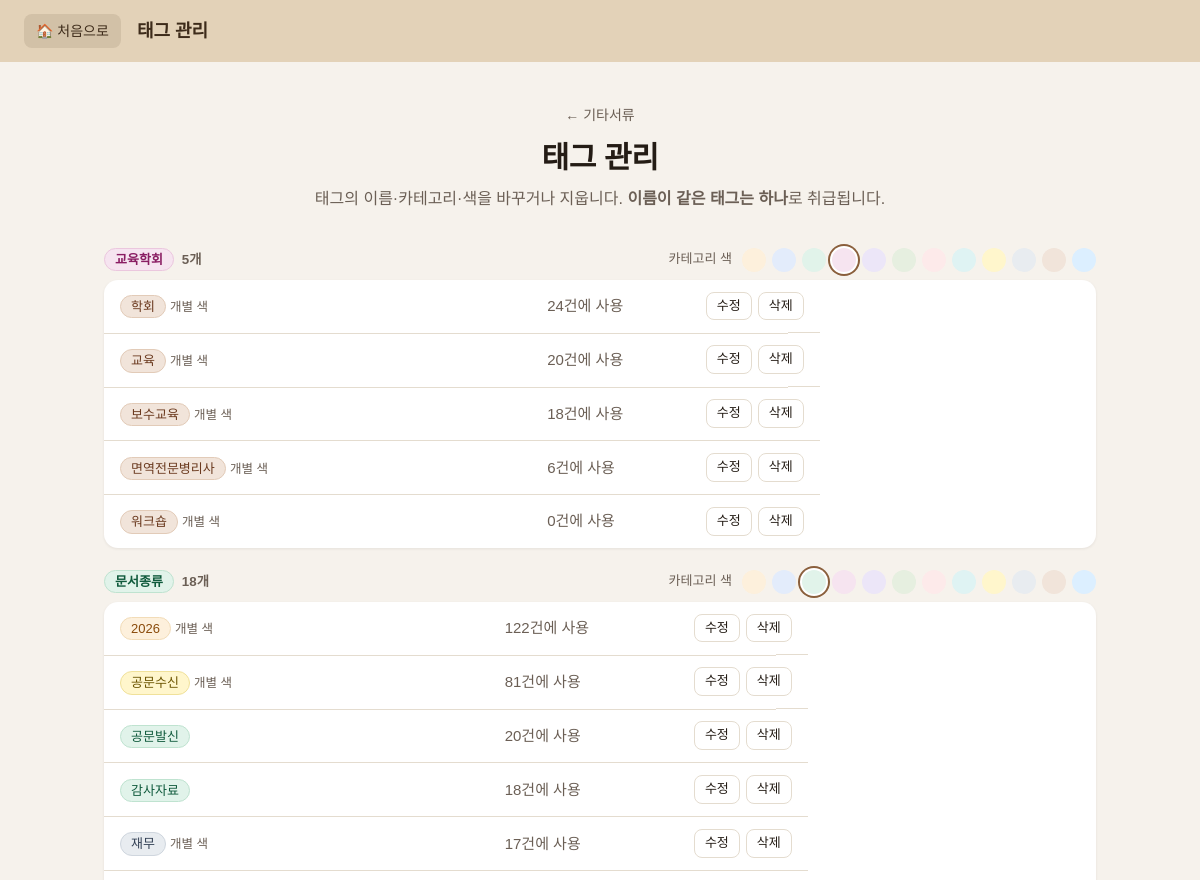
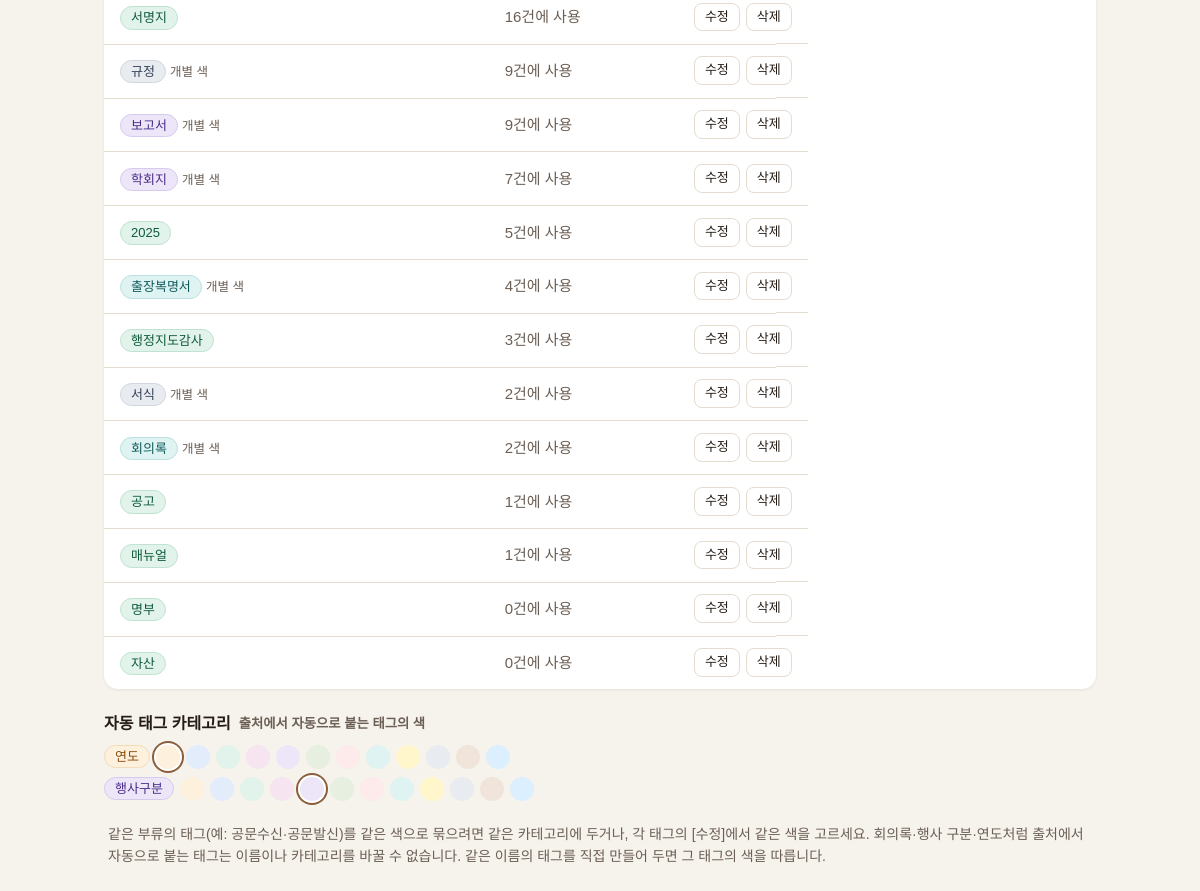
The page /audit/documents/tag-manage on the database its author committed (2 pictures, top to bottom).
### tables this page shows
CREATE TABLE tags (
    id       INTEGER PRIMARY KEY AUTOINCREMENT,
    name     TEXT NOT NULL,
    category TEXT NOT NULL, color INTEGER,             -- 문서종류 / 담당자 / 연도
    UNIQUE(name, category)
);

### routes/documents.py (the view)
@bp.route("/audit/documents/tag-manage")
def tag_manage():
    with db() as conn:
        tctx = _tag_context(conn)
        rows = [dict(r) for r in conn.execute(
            "SELECT t.id, t.category, t.name, t.color, COUNT(tl.tag_id) AS n FROM tags t "
            "LEFT JOIN tag_links tl ON tl.tag_id = t.id GROUP BY t.id ORDER BY t.category, n DESC, t.name")]
        categories = _category_names(conn)
    grouped = {}
    for r in rows:
        r["effective"] = r["color"] if r["color"] is not None else tctx["cat"].get(r["category"], 9)
        grouped.setdefault(r["category"], []).append(r)
    auto_only = [c for c in VIRTUAL_CATEGORIES if c not in grouped]
    return render_template(
        "tag_manage.html", page=get_menu("documents"), grouped=grouped, category_hints=categories,
        cat_colors=tctx["cat"], palette=PALETTE_NAMES, auto_categories=auto_only,
    )

### app.py (called while the page is built)
@app.context_processor
def inject_globals():
    return {"app_title": APP_TITLE, "menu": MENU}

### auth.py (called while the page is built, shortened)
def _get(key, default=None):
    with db() as conn:
        row = conn.execute("SELECT value FROM settings WHERE key = ?", (key,)).fetchone()
    return row["value"] if row else default

def password_is_set():
    return _get("money_password_hash") is not None

def is_unlocked():
    stamp = session.get("unlocked_at")
    if not stamp or session.get("epoch") != _get("lock_epoch", "0"):
        return False
    return time.time() - stamp < IDLE_SECONDS

@bp.before_app_request
def guard():
    if not request.path.startswith(PROTECTED_PATHS):
        return None

@bp.app_context_processor
def inject_lock_state():
    return {"unlocked": is_unlocked(), "password_set": password_is_set()}

### menu.py (called while the page is built)
def get_menu(key):
    for item in MENU:
        if item["key"] == key:
            return item
    return None

### models.py (called while the page is built)
def get_db():
    conn = sqlite3.connect(DB_PATH)
    conn.row_factory = sqlite3.Row
    conn.execute("PRAGMA foreign_keys = ON")
    return conn

@contextmanager
def db():
    conn = get_db()
    try:
        yield conn
        conn.commit()
    except Exception:
        conn.rollback()
        raise
    finally:
        conn.close()

### routes/documents.py (called while the page is built, shortened)
def _category_colors(conn, names):
    colors = {r["name"]: r["color"] for r in conn.execute("SELECT name, color FROM tag_categories")}
    used = set(colors.values())
    for name in names:
        if name in colors:
            continue
    return colors

def _tag_context(conn):
    reg = {r["name"]: (r["category"], r["color"]) for r in conn.execute("SELECT name, category, color FROM tags")}
    names = list(dict.fromkeys(list(DEFAULT_CATEGORY_COLORS) + [c for c, _ in reg.values()]))
    return {"reg": reg, "cat": _category_colors(conn, names)}

def _category_names(conn):
    names = [r["category"] for r in conn.execute(
        "SELECT category, COUNT(*) AS n FROM tags GROUP BY category ORDER BY n DESC")]
    return names + [c for c in DEFAULT_CATEGORIES if c not in names]

### templates/tag_manage.html (shortened to what this page needs)
{% extends "base.html" %}
{% block header_title %}태그 관리{% endblock %}
{% macro swatches(current) %}
  {% for name in palette %}
    <button class="swatch tc{{ loop.index0 }} {{ 'current' if current == loop.index0 }}" name="color" value="{{ loop.index0 }}"
            title="{{ name }}" aria-label="{{ name }}"></button>
  {% endfor %}
{% endmacro %}
{% block content %}
<section class="intro">
  <a class="back" href="{{ url_for('documents.list_view') }}">← 기타서류</a>
  <h1>태그 관리</h1>
  <p>태그의 이름·카테고리·색을 바꾸거나 지웁니다. <strong>이름이 같은 태그는 하나</strong>로 취급됩니다.</p>
</section>
{% if grouped %}
  {% for category, tags in grouped.items() %}
  <section class="tm-group">
    <div class="tm-head">
      <h2 class="tm-title"><span class="tag-chip tc{{ cat_colors.get(category, 9) }}">{{ category }}</span> <small class="muted">{{ tags|length }}개</small></h2>
      <form method="post" action="{{ url_for('documents.category_color') }}" class="swatch-row" title="이 카테고리의 기본 색">
        <span class="muted small-note">카테고리 색</span>
        {{ swatches(cat_colors.get(category)) }}
      </form>
    </div>
    <div class="table-wrap">
      <table class="table tm-table">
        {% for t in tags %}
        <tr>
          <td><span class="tag-chip tc{{ t.effective }}">{{ t.name }}</span>
              {% if t.color is not none %}<small class="muted">개별 색</small>{% endif %}</td>
          <td class="muted nowrap">{{ t.n }}건에 사용</td>
          <td class="actions-col">
            <button type="button" class="btn small" data-open-edit="tag-dialog"
                    data-id="{{ t.id }}" data-name="{{ t.name }}" data-category="{{ t.category }}"
                    data-color="{{ '' if t.color is none else t.color }}">수정</button>
            <form method="post" action="{{ url_for('documents.tag_delete', tag_id=t.id) }}"
                  data-confirm="'{{ t.name }}' 태그를 삭제할까요? {{ t.n }}건에서 이 태그가 빠집니다.">
              <button class="btn small danger">삭제</button>
            </form>
          </td>
        </tr>
        {% endfor %}
      </table>
    </div>
  </section>
  {% endfor %}
{% else %}
  <div class="empty"><p>만들어 둔 태그가 없습니다. 서류를 올릴 때 태그를 만들 수 있습니다.</p></div>
{% endif %}
{% if auto_categories %}
<section class="tm-group">
  <h2 class="tm-title">자동 태그 카테고리 <small class="muted">출처에서 자동으로 붙는 태그의 색</small></h2>
  {% for category in auto_categories %}
  <form method="post" action="{{ url_for('documents.category_color') }}" class="swatch-row auto-cat">
    <span class="tag-chip tc{{ cat_colors.get(category, 9) }}">{{ category }}</span>
    {{ swatches(cat_colors.get(category)) }}
  </form>
  {% endfor %}
</section>
{% endif %}
<p class="summary">같은 부류의 태그(예: 공문수신·공문발신)를 같은 색으로 묶으려면 같은 카테고리에 두거나, 각 태그의 [수정]에서 같은 색을 고르세요.
  회의록·행사 구분·연도처럼 출처에서 자동으로 붙는 태그는 이름이나 카테고리를 바꿀 수 없습니다. 같은 이름의 태그를 직접 만들어 두면 그 태그의 색을 따릅니다.</p>
{% endblock %}

### static/style.css (style rules this page uses)
:root { --bg: #f6f2ec; --ink: #241c15; --muted: #6b5f55; --line: #e4dccf; --brand: #8a5f3c; --brand-dark: #6f4b2d; --card: #ffffff; --topbar-bg: #e3d2b8; --topbar-ink: #3d2b1a; }
* { box-sizing: border-box; }
html, body { margin: 0; }
body { background: var(--bg); color: var(--ink); font-family: "Pretendard", "Malgun Gothic", "Apple SD Gothic Neo", "Noto Sans KR", sans-serif; line-height: 1.6; }
a { color: inherit; text-decoration: none; }
.intro { text-align: center; margin-bottom: 36px; }
.intro h1 { margin: 6px 0 4px; font-size: 30px; letter-spacing: -0.01em; }
.intro p { margin: 0; color: var(--muted); }
.back { font-size: 14px; color: var(--muted); }
.btn { font: inherit; font-size: 14px; cursor: pointer; background: #fff; color: var(--ink); border: 1px solid var(--line); border-radius: 8px; padding: 7px 14px; }
.btn.small { padding: 3px 10px; font-size: 13px; }
.table-wrap { background: var(--card); border-radius: 14px; overflow-x: auto; box-shadow: 0 1px 3px rgba(36, 28, 21, .08); }
.table { width: 100%; border-collapse: collapse; font-size: 15px; }
.table th, .table td { padding: 12px 16px; text-align: left; border-bottom: 1px solid var(--line); vertical-align: middle; }
.table tbody tr:last-child td { border-bottom: 0; }
.table .actions-col { width: 1%; white-space: nowrap; text-align: right; }
.table .actions-col form, .table .actions-col button { display: inline-block; }
.table .actions-col form { margin: 0; }
.summary { margin: 12px 4px 0; color: var(--muted); font-size: 14px; }
.muted { color: var(--muted); }
.small-note { font-size: 13px; margin: 4px 0 0; }
.tag-chip { display: inline-flex; align-items: center; gap: 4px; font: inherit; font-size: 13px; line-height: 1.5; padding: 1px 10px; border-radius: 999px; border: 1px solid transparent; cursor: pointer; white-space: nowrap; }
.tc0 { background: #fdf0dc; color: #8a4b0b; border-color: #f2dcb8; }
.tc1 { background: #e3ecfb; color: #1d3f91; border-color: #c9d9f4; }
.tc2 { background: #e1f3ea; color: #0f5a3c; border-color: #bfe3d0; }
.tc3 { background: #f6e4f0; color: #8a1d63; border-color: #ebc7de; }
.tc4 { background: #ece6f8; color: #4b2d8a; border-color: #d6cbef; }
.tc5 { background: #e6efe0; color: #4a6a1d; border-color: #cddcbf; }
.tm-group { margin-bottom: 22px; }
.tm-title { font-size: 16px; margin: 0 0 8px; display: flex; align-items: center; gap: 8px; }
.tm-table td { vertical-align: middle; }
.tm-table .actions-col { display: flex; gap: 6px; justify-content: flex-end; white-space: nowrap; }
.tm-table .actions-col form { margin: 0; }
.tc6 { background: #fdeaea; color: #8f1d1d; border-color: #f4c9c9; }
.tc7 { background: #dff3f3; color: #0e5a5a; border-color: #b9e0e0; }
.tc8 { background: #fff6cc; color: #6b5400; border-color: #f0e19a; }
.tc9 { background: #e8ecf0; color: #334155; border-color: #cfd6de; }
.tc10 { background: #f1e4da; color: #6b3a1f; border-color: #e2cbb8; }
.tc11 { background: #dcefff; color: #0b4f7a; border-color: #b6d9f4; }
.swatch { width: 24px; height: 24px; border-radius: 50%; border: 2px solid transparent; cursor: pointer; padding: 0; }
.swatch.current { box-shadow: 0 0 0 2px #fff, 0 0 0 4px var(--brand); }
.swatch-row { display: flex; align-items: center; gap: 6px; flex-wrap: wrap; margin: 0; }
.swatch-row .small-note { margin: 0 4px 0 0; }
.auto-cat { margin-bottom: 8px; }
.tm-head { display: flex; align-items: center; justify-content: space-between; gap: 12px; flex-wrap: wrap; margin-bottom: 8px; }
.tm-head .tm-title { margin: 0; }

### rows shown on the page
tags: category "교육학회", tags "5", name "학회", color "개별 색", n "24"
tags: name "교육", color "개별 색", n "20"
tags: name "보수교육", color "개별 색", n "18"
tags: name "면역전문병리사", color "개별 색", n "6"
tags: name "워크숍", color "개별 색", n "0"
tags: category "문서종류", tags "18", name "2026", color "개별 색", n "122"
tags: name "공문수신", color "개별 색", n "81"
tags: name "공문발신", n "20"
tags: name "감사자료", n "18"
tags: name "재무", color "개별 색", n "17"
tags: name "서명지", n "16"
tags: name "규정", shows "개별 색", n "9"
tags: name "보고서", color "개별 색", n "9"
tags: name "학회지", color "개별 색", n "7"
tags: name "2025", n "5"
tags: name "출장복명서", color "개별 색", n "4"
tags: name "행정지도감사", n "3"
tags: name "서식", color "개별 색", n "2"
tags: name "회의록", color "개별 색", n "2"
tags: name "공고", n "1"
tags: name "매뉴얼", n "1"
tags: name "명부", n "0"
tags: name "자산", n "0"

### other values the page prints
{{ category }} "연도" "행사구분"
